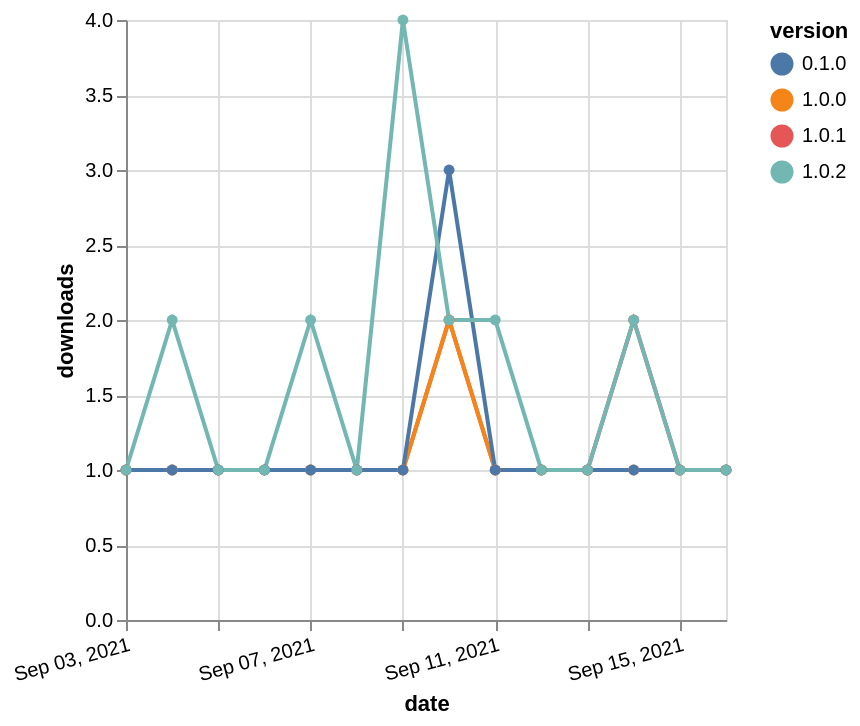

Specify this chart in Vega-Lite:
### Vega-Lite specification from a JSON file in a GitHub repository (floating-point values rounded to 4 significant figures)
{"$schema": "https://vega.github.io/schema/vega-lite/v5.json", "description": "A simple bar chart with embedded data.", "data": {"values": [{"date": "2021-09-03", "total": 145, "delta": 1, "version": "1.0.1"}, {"date": "2021-09-04", "total": 146, "delta": 1, "version": "1.0.1"}, {"date": "2021-09-05", "total": 147, "delta": 1, "version": "1.0.1"}, {"date": "2021-09-06", "total": 148, "delta": 1, "version": "1.0.1"}, {"date": "2021-09-07", "total": 149, "delta": 1, "version": "1.0.1"}, {"date": "2021-09-08", "total": 150, "delta": 1, "version": "1.0.1"}, {"date": "2021-09-09", "total": 151, "delta": 1, "version": "1.0.1"}, {"date": "2021-09-10", "total": 153, "delta": 2, "version": "1.0.1"}, {"date": "2021-09-11", "total": 154, "delta": 1, "version": "1.0.1"}, {"date": "2021-09-12", "total": 155, "delta": 1, "version": "1.0.1"}, {"date": "2021-09-13", "total": 156, "delta": 1, "version": "1.0.1"}, {"date": "2021-09-14", "total": 158, "delta": 2, "version": "1.0.1"}, {"date": "2021-09-15", "total": 159, "delta": 1, "version": "1.0.1"}, {"date": "2021-09-16", "total": 160, "delta": 1, "version": "1.0.1"}, {"date": "2021-09-03", "total": 144, "delta": 1, "version": "1.0.0"}, {"date": "2021-09-04", "total": 145, "delta": 1, "version": "1.0.0"}, {"date": "2021-09-05", "total": 146, "delta": 1, "version": "1.0.0"}, {"date": "2021-09-06", "total": 147, "delta": 1, "version": "1.0.0"}, {"date": "2021-09-07", "total": 148, "delta": 1, "version": "1.0.0"}, {"date": "2021-09-08", "total": 149, "delta": 1, "version": "1.0.0"}, {"date": "2021-09-09", "total": 150, "delta": 1, "version": "1.0.0"}, {"date": "2021-09-10", "total": 152, "delta": 2, "version": "1.0.0"}, {"date": "2021-09-11", "total": 153, "delta": 1, "version": "1.0.0"}, {"date": "2021-09-12", "total": 154, "delta": 1, "version": "1.0.0"}, {"date": "2021-09-13", "total": 155, "delta": 1, "version": "1.0.0"}, {"date": "2021-09-14", "total": 156, "delta": 1, "version": "1.0.0"}, {"date": "2021-09-15", "total": 157, "delta": 1, "version": "1.0.0"}, {"date": "2021-09-16", "total": 158, "delta": 1, "version": "1.0.0"}, {"date": "2021-09-03", "total": 182, "delta": 1, "version": "0.1.0"}, {"date": "2021-09-04", "total": 183, "delta": 1, "version": "0.1.0"}, {"date": "2021-09-05", "total": 184, "delta": 1, "version": "0.1.0"}, {"date": "2021-09-06", "total": 185, "delta": 1, "version": "0.1.0"}, {"date": "2021-09-07", "total": 186, "delta": 1, "version": "0.1.0"}, {"date": "2021-09-08", "total": 187, "delta": 1, "version": "0.1.0"}, {"date": "2021-09-09", "total": 188, "delta": 1, "version": "0.1.0"}, {"date": "2021-09-10", "total": 191, "delta": 3, "version": "0.1.0"}, {"date": "2021-09-11", "total": 192, "delta": 1, "version": "0.1.0"}, {"date": "2021-09-12", "total": 193, "delta": 1, "version": "0.1.0"}, {"date": "2021-09-13", "total": 194, "delta": 1, "version": "0.1.0"}, {"date": "2021-09-14", "total": 195, "delta": 1, "version": "0.1.0"}, {"date": "2021-09-15", "total": 196, "delta": 1, "version": "0.1.0"}, {"date": "2021-09-16", "total": 197, "delta": 1, "version": "0.1.0"}, {"date": "2021-09-03", "total": 174, "delta": 1, "version": "1.0.2"}, {"date": "2021-09-04", "total": 176, "delta": 2, "version": "1.0.2"}, {"date": "2021-09-05", "total": 177, "delta": 1, "version": "1.0.2"}, {"date": "2021-09-06", "total": 178, "delta": 1, "version": "1.0.2"}, {"date": "2021-09-07", "total": 180, "delta": 2, "version": "1.0.2"}, {"date": "2021-09-08", "total": 181, "delta": 1, "version": "1.0.2"}, {"date": "2021-09-09", "total": 185, "delta": 4, "version": "1.0.2"}, {"date": "2021-09-10", "total": 187, "delta": 2, "version": "1.0.2"}, {"date": "2021-09-11", "total": 189, "delta": 2, "version": "1.0.2"}, {"date": "2021-09-12", "total": 190, "delta": 1, "version": "1.0.2"}, {"date": "2021-09-13", "total": 191, "delta": 1, "version": "1.0.2"}, {"date": "2021-09-14", "total": 193, "delta": 2, "version": "1.0.2"}, {"date": "2021-09-15", "total": 194, "delta": 1, "version": "1.0.2"}, {"date": "2021-09-16", "total": 195, "delta": 1, "version": "1.0.2"}]}, "width": "container", "mark": {"type": "line", "point": {"filled": true}}, "encoding": {"x": {"field": "date", "type": "temporal", "timeUnit": "yearmonthdate", "title": "date", "axis": {"labelAngle": -15}}, "y": {"field": "delta", "type": "quantitative", "title": "downloads"}, "color": {"field": "version", "type": "nominal"}, "tooltip": {"field": "delta"}}}
